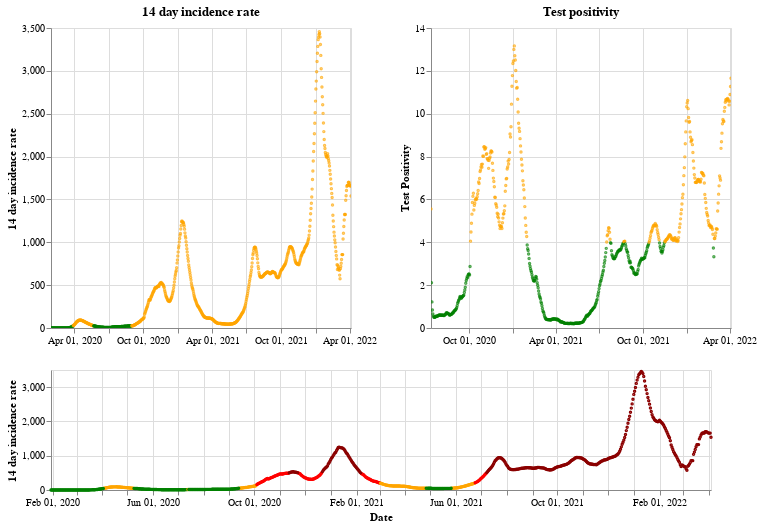

Notebook code cell kept with this figure:
### Markdown cell above
## England

### Code cell
plot_traffic_light('England')

### Figure 1 — Vega-Lite specification as saved in the notebook (floating-point values rounded to 4 significant figures; data arrays with more than 128 entries replaced by an {"elided": "..."} marker saying what was removed)
{"config": {"view": {"continuousWidth": 400, "continuousHeight": 300}}, "vconcat": [{"hconcat": [{"mark": {"type": "point", "size": 2}, "encoding": {"color": {"condition": {"value": "green", "test": "(datum.twoWeeklyCasesRate <= 25)"}, "value": "orange"}, "tooltip": [{"type": "nominal", "field": "areaName"}, {"type": "temporal", "field": "date"}, {"type": "quantitative", "field": "twoWeeklyCasesRate"}, {"type": "quantitative", "field": "testPositivity"}], "x": {"type": "temporal", "axis": {"title": ""}, "field": "date", "scale": {"domain": {"selection": "DateBrush"}}, "timeUnit": "yearmonthdate"}, "y": {"type": "quantitative", "axis": {"title": "14 day incidence rate"}, "field": "twoWeeklyCasesRate"}}, "title": "14 day incidence rate", "width": 300}, {"mark": {"type": "point", "size": 2}, "encoding": {"color": {"condition": {"value": "green", "test": "(datum.testPositivity <= 4)"}, "value": "orange"}, "tooltip": [{"type": "nominal", "field": "areaName"}, {"type": "temporal", "field": "date"}, {"type": "quantitative", "field": "twoWeeklyCasesRate"}, {"type": "quantitative", "field": "testPositivity"}], "x": {"type": "temporal", "axis": {"title": ""}, "field": "date", "scale": {"domain": {"selection": "DateBrush"}}, "timeUnit": "yearmonthdate"}, "y": {"type": "quantitative", "axis": {"title": "Test Positivity"}, "field": "testPositivity"}}, "title": "Test positivity", "width": 300}]}, {"layer": [{"mark": {"type": "point", "size": 2}, "encoding": {"color": {"condition": {"value": "orange", "test": "(((datum.testPositivity < 4) && (datum.twoWeeklyCasesRate >= 50)) && (datum.twoWeeklyCasesRate < 200))"}, "value": "red"}, "opacity": {"condition": {"value": 1, "test": "((datum.twoWeeklyCasesRate >= 50) && (datum.twoWeeklyCasesRate < 500))"}, "value": 0}, "tooltip": [{"type": "nominal", "field": "areaName"}, {"type": "temporal", "field": "date"}, {"type": "quantitative", "field": "twoWeeklyCasesRate"}, {"type": "quantitative", "field": "testPositivity"}], "x": {"type": "temporal", "axis": {"title": "Date"}, "field": "date", "timeUnit": "yearmonthdate"}, "y": {"type": "quantitative", "axis": {"title": "14 day incidence rate"}, "field": "twoWeeklyCasesRate"}}, "selection": {"DateBrush": {"type": "interval", "encodings": ["x"], "fields": ["Time"]}}}, {"mark": {"type": "point", "size": 2}, "encoding": {"color": {"value": "darkred"}, "opacity": {"condition": {"value": 1, "test": "(datum.twoWeeklyCasesRate >= 500)"}, "value": 0}, "tooltip": [{"type": "nominal", "field": "areaName"}, {"type": "temporal", "field": "date"}, {"type": "quantitative", "field": "twoWeeklyCasesRate"}, {"type": "quantitative", "field": "testPositivity"}], "x": {"type": "temporal", "axis": {"title": "Date"}, "field": "date", "timeUnit": "yearmonthdate"}, "y": {"type": "quantitative", "axis": {"title": "14 day incidence rate"}, "field": "twoWeeklyCasesRate"}}}, {"mark": {"type": "point", "size": 2}, "encoding": {"color": {"condition": {"value": "green", "test": "((datum.testPositivity < 4) && (datum.twoWeeklyCasesRate < 50))"}, "value": "orange"}, "opacity": {"condition": {"value": 1, "test": "(datum.twoWeeklyCasesRate < 50)"}, "value": 0}, "tooltip": [{"type": "nominal", "field": "areaName"}, {"type": "temporal", "field": "date"}, {"type": "quantitative", "field": "twoWeeklyCasesRate"}, {"type": "quantitative", "field": "testPositivity"}], "x": {"type": "temporal", "axis": {"title": "Date"}, "field": "date", "timeUnit": "yearmonthdate"}, "y": {"type": "quantitative", "axis": {"title": "14 day incidence rate"}, "field": "twoWeeklyCasesRate"}}}], "height": 120, "width": 660}], "data": {"name": "data-74942c4acff567bd70f2a23d7b790f49"}, "$schema": "https://vega.github.io/schema/vega-lite/v4.8.1.json", "datasets": {"data-74942c4acff567bd70f2a23d7b790f49": {"elided": "796 records"}}}
